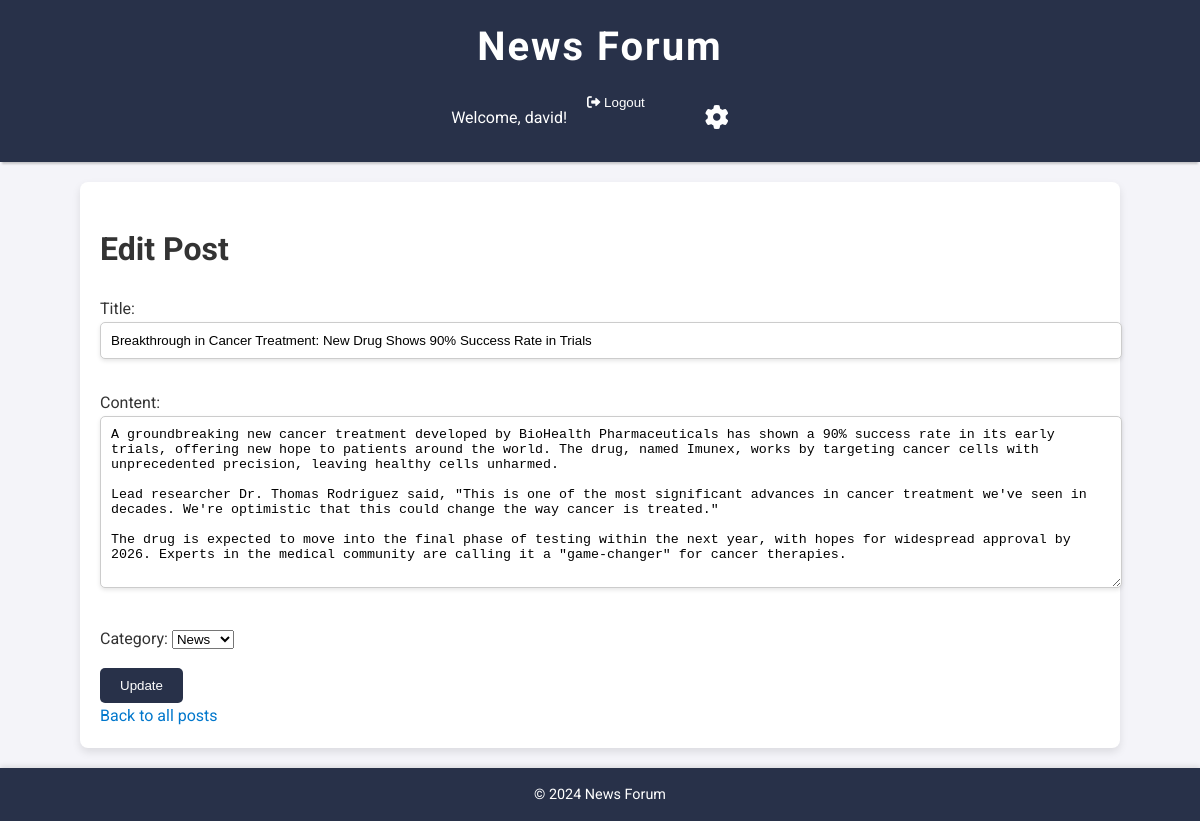
The app's page /post/10/edit/ (signed in) with its own data.
### news/models.py (models this page shows, shortened)
class Post(models.Model):
    title = models.CharField(max_length=200)
    content = models.TextField()
    created_at = models.DateTimeField(auto_now_add=True)
    updated_at = models.DateTimeField(auto_now=True)
    author = models.ForeignKey(User, on_delete=models.CASCADE)
    category = models.ForeignKey(Category, on_delete=models.SET_NULL, null=True)
    upvotes = models.IntegerField(default=0)
    downvotes = models.IntegerField(default=0)

### news/views.py (the view)
# urls.py: path('post/<int:id>/edit/', views.post_edit, name='post_edit'),
@login_required
def post_edit(request, id):
    post = get_object_or_404(Post, id=id)
    if request.method == 'POST':
        form = PostForm(request.POST, instance=post)
        if form.is_valid():
            form.save()
            return redirect('post_detail', id=post.id)
    else:
        form = PostForm(instance=post)
    return render(request, 'news/post_form.html', {'form': form})

### news/forms.py
class PostForm(forms.ModelForm):
    def __init__(self, *args, **kwargs):
        super(PostForm, self).__init__(*args, **kwargs)
        self.fields['category'].initial = Category.objects.get(name="News")
    class Meta:
        model = Post
        fields = ['title', 'content', 'category']

### news/models.py (called while the page is built)
    def __str__(self):
        return self.name

### news/templates/news/post_form.html (shortened to what this page needs)
{% extends 'base.html' %}
{% block content %}
    <h1>{% if form.instance.pk %}Edit{% else %}Create{% endif %} Post</h1>
    <form method="post">
        {{ form.as_p }}
        <button type="submit">{% if form.instance.pk %}Update{% else %}Save{% endif %}</button>
    </form>
    <a href="{% url 'post_list' %}">Back to all posts</a>
{% endblock %}

### news/templates/base.html (shortened to what this page needs)
{% load static %}
<!DOCTYPE html>
<html lang="en">
<head>
    <link rel="stylesheet" href="{% static 'css/style.css' %}">
    <link rel="stylesheet" href="https://cdnjs.cloudflare.com/ajax/libs/font-awesome/6.0.0-beta3/css/all.min.css">
</head>
<body>
    <header>
        <h1><a href="{% url 'post_list' %}">News Forum</a></h1>
        <nav>
            {% if user.is_authenticated %}
                <p>Welcome, {{ user.username }}!</p>
                <form id="logout-form" action="{% url 'logout' %}" method="post">
                    <button type="submit" style="background:none;border:none;padding:0;color:inherit;cursor:pointer;">
                        <i class="fas fa-sign-out-alt"></i> Logout
                    </button>
                </form>
                <a href="{% url 'account_settings' %}" class="account-settings"><i class="fas fa-cog"></i></a>
            {% else %}
                <a href="{% url 'login' %}">Login</a>
                <a href="{% url 'signup' %}">Sign Up</a>
            {% endif %}
        </nav>
    </header>
    <main>
        {% block content %}{% endblock %}
    </main>
    <footer>
        <p>&copy; 2024 News Forum</p>
    </footer>
</body>
</html>

### news/static/css/style.css (style rules this page uses)
body { font-family: 'Roboto', sans-serif; background-color: #f4f4f9; color: #333; margin: 0; padding: 0; line-height: 1.6; }
a { text-decoration: none; color: #0077cc; }
main { width: 100%; max-width: 1000px; margin: 20px auto; padding: 20px; background: white; border-radius: 8px; box-shadow: 0 4px 8px rgba(0, 0, 0, 0.1); }
header { background-color: #283149; color: white; padding: 15px 0; text-align: center; box-shadow: 0 4px 2px -2px rgba(0, 0, 0, 0.2); position: sticky; top: 0; z-index: 1000; }
header h1 { margin: 0; font-size: 2.5em; font-weight: 700; letter-spacing: 2px; }
header a { color: #ffffff; }
nav { display: flex; justify-content: center; gap: 20px; margin-top: 10px; }
nav a { color: #ffffff; font-size: 1.1em; padding: 10px 20px; border-radius: 5px; transition: background-color 0.3s ease; }
.account-settings { color: white; font-size: 1.5em; }
.account-settings i { margin-left: 20px; }
button { background-color: #283149; color: white; padding: 10px 20px; border: none; border-radius: 5px; cursor: pointer; transition: background-color 0.3s ease; }
footer { background-color: #283149; color: white; padding: 15px 0; text-align: center; position: relative; width: 100%; bottom: 0; margin-top: 20px; box-shadow: 0 -2px 5px rgba(0, 0, 0, 0.1); }
footer p { margin: 0; font-size: 0.9em; }
input[type="text"], input[type="password"], textarea { width: 100%; padding: 10px; margin-bottom: 15px; border: 1px solid #ccc; border-radius: 5px; box-shadow: 0 2px 4px rgba(0, 0, 0, 0.1); transition: border-color 0.3s; }

### records on screen
Post: title "Breakthrough in Cancer Treatment: New Drug Shows 90% Success Rate in Trials", content "A groundbreaking new cancer treatment developed by BioHealth Pharmaceuticals has shown a 90% success rate in its early trials, offering new hope to patients around the world. The drug, named Imunex, works by targeting cancer cells with unprecedented precision, leaving healthy cells unharmed. Lead researcher Dr. Thomas Rodriguez said, \"This is one of the most significant advances in cancer treatment we've seen in decades. We're optimistic that this could change the way cancer is treated.\" The drug is expected to move into the final phase of testing within the next year, with hopes for widespread approval by 2026. Experts in the medical community are calling it a \"game-changer\" for cancer…", category "News"

### other values on screen
{{ user.username }} "david"
